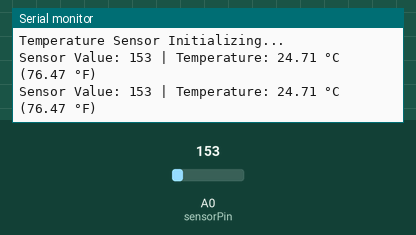
Simulated run of this sketch. Board: Arduino Uno, built with avr-gcc and run on an emulated ATmega328P. On the bench: the last lines printed to the serial monitor. The inputs (shaded band) are chosen by the test bench; at power-on: A0 (sensorPin) = 153.

Above: at 2.8 s.
2.9 s: A0 (sensorPin) set to 165
At 5.2 s:
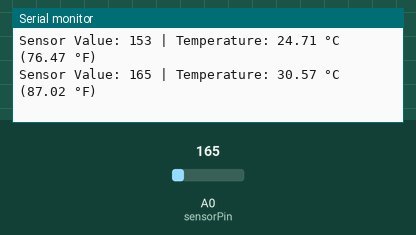
5.6 s: A0 (sensorPin) set to 175
At 7.0 s:
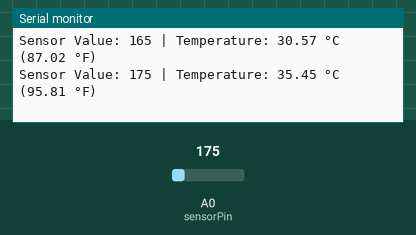
Timing chart, 0 to 8.6 s (numbered marks = the images above; inputs shaded):
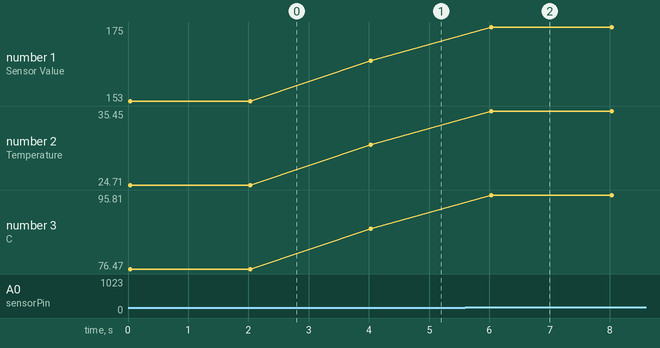

The sketch:

DHT_sensor_code.ino
```cpp
const int sensorPin = A0;

void setup() {
  Serial.begin(9600);
  Serial.println("Temperature Sensor Initializing...");
}

void loop() {
  // Read the voltage from the sensor pin
  int sensorValue = analogRead(sensorPin);

  // Convert the analog reading to voltage (5V system, 1024 ADC steps)
  float voltage = sensorValue * (5.0 / 1024.0);

  // Convert voltage to Celsius (TMP36 formula: 10 mV per degree C with 500 mV offset)
  float temperatureC = (voltage - 0.5) * 100.0;

  // Convert Celsius to Fahrenheit
  float temperatureF = (temperatureC * 9.0 / 5.0) + 32.0;

  Serial.print("Sensor Value: ");
  Serial.print(sensorValue);
  Serial.print(" | Temperature: ");
  Serial.print(temperatureC);
  Serial.print(" °C (");
  Serial.print(temperatureF);
  Serial.println(" °F)");

  delay(2000); // Wait 2 seconds between readings
}
```

Measured:
- after the input at 2.9 s, the serial monitor: prints a new line after 1.1 s (image 1)
- after the input at 5.6 s, the serial monitor: prints a new line after 0.43 s (image 2)
- plotted number 1: 153 → 165 after the input at 2.9 s, 165 → 175 after the input at 5.6 s
- plotted number 2: 24.71 → 30.57 after the input at 2.9 s, 30.57 → 35.45 after the input at 5.6 s
- plotted number 3: 76.47 → 87.02 after the input at 2.9 s, 87.02 → 95.81 after the input at 5.6 s
